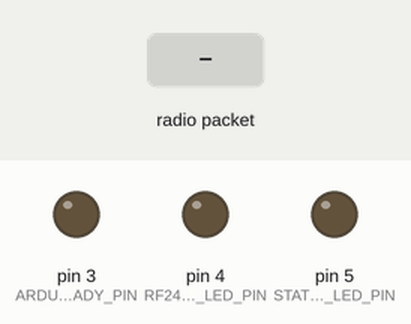
Recording of a sketch running on a simulated Arduino Uno, built with avr-gcc and run on an emulated ATmega328P. Shown: output pins drawn as LEDs (lit = HIGH). The inputs (shaded band) are chosen by the test bench. No radio packets arrive unless stated; what the sketch prints to the serial monitor is not drawn.

Above: at 0.01 s.
At 1.3 s:
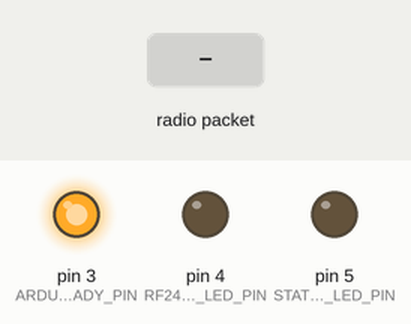
1.4 s: radio packet "LED_TOGGLE" arrives
At 2.3 s:
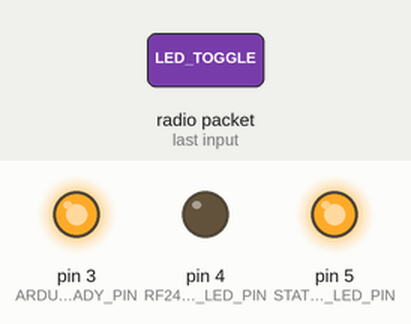
2.9 s: radio packet "1" arrives
Timing chart, 0 to 5.9 s (numbered marks = the images above; inputs shaded):
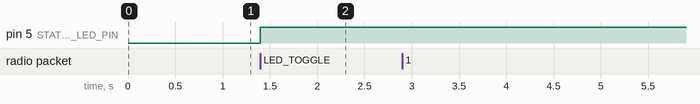

The sketch:

UART_COMMUNICATION_ARDUINO_TO_STM32.ino
```cpp
// NRF24 libraries
#include <SPI.h>
#include <nRF24L01.h>
#include <RF24.h>

// Defines
#define PAYLOAD_SIZE 32 // Number of bytes transferred in each operation

// Pin definitions
const int ARDUINO_READY_PIN = 3; // This pin will be set to high if the arduino is ready to receive data through UART
const int RF24_FAULT_LED_PIN = 4; // This LED will be turned on if RF24 failed to initialize properly
const int STATUS_LED_PIN = 5; // LED used for miscellaneous debugging
const int RF24_CE_PIN = 7; // Chip Enable pin connected to RF24
const int RF24_CSN_PIN = 8; // Chip Selection pin connected to RF24

// Prototypes
void readPayloadSTM32(void); // Reads data from STM32
void writePayloadSTM32(void); // Writes data to STM32
void readPayloadRF24(void); // Reads data from RF24
void writePayloadRF24(void); // Writes data to RF24
void copyBuffer(uint8_t * buffer1, uint8_t *buffer2); // Copies buffer1 to buffer2
void setRF24Read(void); // Configures RF24 to receive mode
void setRF24Write(void); // Configures RF24 to transmit mode

// Objects
RF24 radio(RF24_CE_PIN, RF24_CSN_PIN); // CE, CSN

// Global variables/buffers
const byte addressRx[5] = {0x99, 0x99, 0x99, 0x99, 0x99}; // Address used to receive data
const byte addressTx[5] = {0x77, 0x77, 0x77, 0x77, 0x77}; // Adress used to transmit data
uint8_t RF24_rxBuffer[PAYLOAD_SIZE]; // Data read from NRF24
uint8_t RF24_txBuffer[PAYLOAD_SIZE]; // Data to be transmitted to NRF24
uint8_t STM32_rxBuffer[PAYLOAD_SIZE]; // Data read from STM32
uint8_t STM32_txBuffer[PAYLOAD_SIZE]; // Data to be transmitted to STM32

// Debugging variables
// uint8_t counter = 0;

void setup()
{
  pinMode(RF24_FAULT_LED_PIN, OUTPUT);
  pinMode(ARDUINO_READY_PIN, OUTPUT);
  pinMode(STATUS_LED_PIN, OUTPUT);
  digitalWrite(ARDUINO_READY_PIN, LOW); // Not ready yet for UART with STM32
  digitalWrite(RF24_FAULT_LED_PIN, LOW);
  digitalWrite(STATUS_LED_PIN, LOW);
  if (!radio.begin()) // If RF24 failed to initialize properly...
  {
    digitalWrite(RF24_FAULT_LED_PIN, HIGH); // To indicate the user
    while(true);
  }
  radio.setDataRate(RF24_2MBPS);
  radio.setRetries(1, 15);
  radio.setChannel(42);
  radio.setPALevel(RF24_PA_MIN);
  setRF24Read(); // Idle mode will be receiver
  Serial.begin(115200, SERIAL_8N1); // 8 data bits, No parity, 1 stop bit at 115200 bit/s
  delay(100); // Arduino is too slow
  digitalWrite(ARDUINO_READY_PIN, HIGH); // Ready for UART with STM32
}

void loop(void)
{
  if (Serial.available() >= PAYLOAD_SIZE) // Check if STM32 has sent info
  {
    readPayloadSTM32();
    copyBuffer(STM32_rxBuffer, RF24_txBuffer);
    setRF24Write(); // RF24 is only set to transmitter mode if needed
    writePayloadRF24();
    setRF24Read(); // Now it's configured back to receiver mode
  }
  if (radio.available()) // Check if RF24 has received info
  {
    readPayloadRF24();
    if (strcmp(RF24_rxBuffer, "LED_TOGGLE") == 0) // Check if the received payload matches the designated command
    {
      digitalWrite(STATUS_LED_PIN, !digitalRead(STATUS_LED_PIN));
    }
    copyBuffer(RF24_rxBuffer, STM32_txBuffer);
    writePayloadSTM32();
  }
}


// Custom functions
void readPayloadSTM32(void) // Reads data from STM32
{
  if (Serial.available()) // Checks that there is indeed data to be received
  {
    for (uint8_t i = 0; i < PAYLOAD_SIZE; i++)
    {
      STM32_rxBuffer[i] = Serial.read();
    }
  }
}

void writePayloadSTM32(void) // Writes data to STM32
{
  for (uint8_t i = 0; i < PAYLOAD_SIZE; i++)
  {
    Serial.write(STM32_txBuffer[i]);
  }
}

void readPayloadRF24(void) // Reads data from RF24
{
  radio.read(RF24_rxBuffer, PAYLOAD_SIZE);
}

void writePayloadRF24(void) // Writes data to RF24
{
  radio.write(RF24_txBuffer, PAYLOAD_SIZE);
}

void copyBuffer(uint8_t * buffer1, uint8_t *buffer2) // Copies buffer1 to buffer2
{
  for (uint8_t i = 0; i < PAYLOAD_SIZE; i++)
  {
    buffer2[i] = buffer1[i];
  }
}

void setRF24Read(void) // Configures RF24 to receive mode
{
  radio.openReadingPipe(0, addressRx);
  radio.startListening();
}

void setRF24Write(void) // Configures RF24 to transmit mode
{
  radio.openWritingPipe(addressTx);
  radio.stopListening();
}
```

Measured:
- after the input at 1.4 s, pin 5 (STATUS_LED_PIN): LOW → HIGH at once
- after the input at 2.9 s, every drawn part: stays the same
